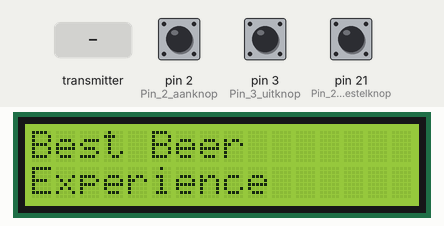
This sketch was run on a simulated Arduino Mega 2560, built with avr-gcc and run on an emulated ATmega2560. Parts: 16×2 character LCD. The test bench sets the inputs (shaded band); at power-on: pin 3 (Pin_3_uitknop) HIGH, pin 2 (Pin_2_aanknop) HIGH, pin 21 (Pin_21_bierbestelknop) HIGH. No radio packets arrive unless stated; what the sketch prints to the serial monitor is not drawn.

Above: at 1.2 s.
1.3 s: pin 3 (Pin_3_uitknop) pulled LOW for 0.15 s
At 2.5 s:
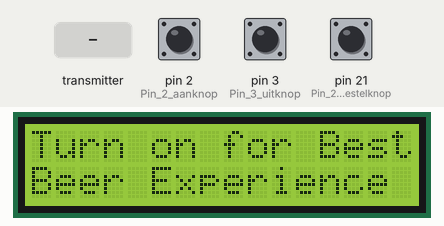
2.9 s: pin 2 (Pin_2_aanknop) pulled LOW for 0.15 s
At 4.4 s:
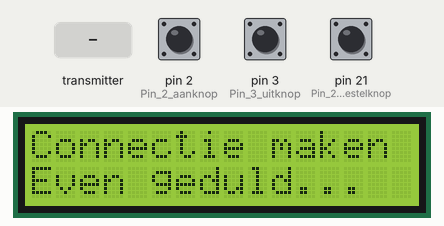
4.8 s: the transmitter starts sending msg.0 = 2
6.7 s: pin 3 (Pin_3_uitknop) pulled LOW for 1 s
At 8.0 s:
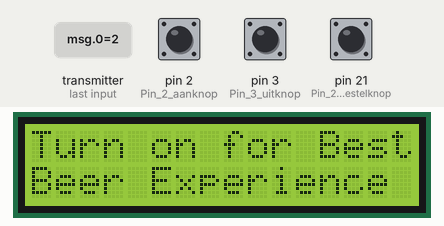
9.2 s: pin 2 (Pin_2_aanknop) pulled LOW for 1 s
At 10.5 s:
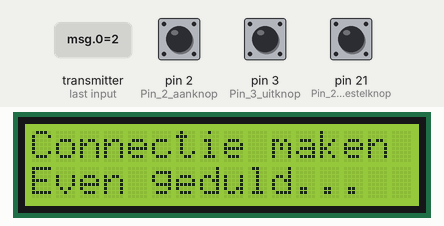
11.7 s: pin 21 (Pin_21_bierbestelknop) pulled LOW for 0.15 s
At 13.5 s:
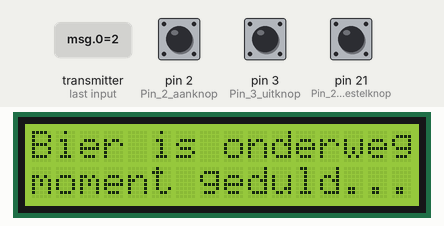
Timing chart, 0 to 15.0 s (numbered marks = the images above; inputs shaded):
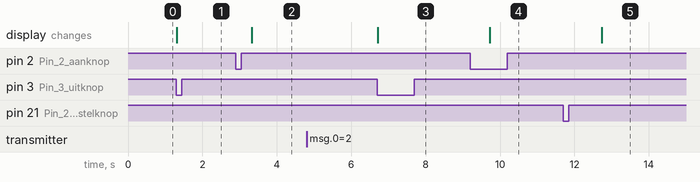

The sketch:

ArduinoMega.ino
```cpp
#include <nRF24L01.h>
#include <RF24.h>
#include <RF24_config.h>
#include <SPI.h>
#include <LiquidCrystal.h>
#include "Timer.h"

//Initialiseer radio
int msg[1];
RF24 radio(53, 48);
const uint64_t pipe = 0xE8E8F0F0E1LL;
int lastmsg = 1;
String theMessage = "";

// Initializeer de lcd scherm met de juiste output porten
// 31-rs
// 30-e
// 32~35 - d4~d7
LiquidCrystal lcd(31, 30, 32, 33, 34, 35);

/* Radio pinnen Mega
 * CSM - 48
 * MI - 50
 * MO - 51
 * SCK - 52
 * CE - 53
 * VCC - 3.3V
 * IRQ - niet gebruikt
 */

//Bool systeem status
boolean systeemIsAan = true;
boolean lcdUitMessageDisplayed = false;

//Bool bier bestelling bijhouden
boolean verstuurBierBestelling = false;

//Variabele die bijhoud hoeveel bier iedereen opheeft
int aantalBierOp = 0;

//Boolean voor bijhouden of er een bestelling is geplaatst
boolean isBestellingGeplaatst = false;

//Variabele die de sensor data bijhouden
String temperatuurSensorRead = "";
String drukSensorRead = "";

//Tijdelijke variabele die de string omzetten in int
int temperatuurSensorReadInt = 0;
int drukSensorReadInt = 0;

//Variabele die bijhoud wel scherm getoont moet worden
int huidigScherm = 0;

//Timer om lcd scherm te updaten
Timer t;

//Debounce variabelen
long debouncing_time = 500; //Debouncing Time in Milliseconds
volatile unsigned long last_micros;

void setup(void)
{
  //Begin serial op baud rate 9600
  Serial.begin(9600);

  //Begin radio als receiving
  radio.begin();
  radio.openReadingPipe(1, pipe);
  radio.startListening();

  //Begin LCD scherm
  lcd.begin(16, 2);
  lcd.setCursor(0, 0);
  lcd.print("Best Beer");
  lcd.setCursor(0, 1);
  lcd.print("Experience");
  lcd.setCursor(0, 0);

  // Init knoppen als input
  pinMode(2, INPUT_PULLUP);	   // Pin 2 aanknop
  pinMode(3, INPUT_PULLUP);	   // Pin 3 uitknop
  pinMode(21, INPUT_PULLUP);      //Pin 21 bierbestelknop

  //Interrupts toevoegen aan de knoppen
  attachInterrupt(0, systeemAan, FALLING );
  attachInterrupt(1, systeemUit, FALLING );
  attachInterrupt(2, debounceBestelInterrupt, FALLING );

  //Activeer timer
  t.every(5000, updateLCDScherm);
}

void loop(void)
{
  //Check of systeem aan staat
  if (systeemIsAan) {
    //Update timer
    t.update();

    //Als de uit-message op het LCD scherm stond, clear deze
    if (lcdUitMessageDisplayed) {
      //Zet reading pipe open, mocht hij net uit de uitstand komen
      radio.openReadingPipe(1, pipe);
      radio.startListening();

      lcdUitMessageDisplayed = false;
      lcd.clear();
      lcd.print("Connectie maken");
      lcd.setCursor(0, 1);
      lcd.print("Even geduld...");
    }

    //Als er een radio verbinding aanwezig is
    if (radio.available())
    {
      //Open nogmaals de pipe als receiver (mocht hij in transmitting status staan)
      radio.openReadingPipe(1, pipe);
      radio.startListening();

      //Haal de message op, zet deze in een string
      bool done = false;
      done = radio.read(msg, 1);
      char theChar = msg[0];

      //Initialisatie message
      if (msg[0] != 2)
      {
        theMessage.concat(theChar);
      }
      //Geen initialisatie message
      else
      {
        //Print de message in console
        Serial.println(theMessage);

        //Als het bericht eindigt met een t
        if (theMessage.endsWith("t"))
        {
          //Haal de T weg, print op het scherm Celcius: temperatuur
          theMessage.remove(theMessage.length() - 4);

          temperatuurSensorRead = theMessage;
        }
        //Als het bericht eindigt met een d
        else if (theMessage.endsWith("d"))
        {
          //Haal de D weg, print op het scherm Druk: druk
          theMessage.remove(theMessage.length() - 1);

          drukSensorRead = theMessage;
        }
        //Als het een ander bericht is, print in console "ruis" voor debugging
        else
        {
          Serial.println("Ruis!");
        }

        theMessage = "";
      }
    }

    //Als er op de bierbestelknop is gedrukt
    if (verstuurBierBestelling == true)
    {
      if (radio.available())
      {
        //Switch de pipe naar transmitting
        radio.openWritingPipe(pipe);

        Serial.println("Swtiching to transmitting. . .");

        //Reset bier bestel boolean
        verstuurBierBestelling = false;

        //Stuur bericht naar KeukenArduino dat bestelLED aan moet gaan
        sendStringToHoofdpaneel(String("lon"));

        //Switch de pipe weer terug naar receiving
        radio.openReadingPipe(1, pipe);
        radio.startListening();

        drukSensorReadInt = drukSensorRead.toInt();

        //Verhoog het aantal gedronken bier per filtje
        if (!isBestellingGeplaatst)
        {
          if ( drukSensorReadInt >= 100 && drukSensorReadInt <= 250)
          {
            aantalBierOp++;
          }
        }
        else {
          lcd.clear();
          lcd.print("Bier is onderweg");
          lcd.setCursor(0, 1);
          lcd.print("moment geduld...");

          while (isBestellingGeplaatst) {
            delay(100);
          }
        }
      }
    }
  }
  //Als er op de UIT knop wordt gedrukt
  else {
    //Laat standaard bericht op LCD scherm zien
    if (!lcdUitMessageDisplayed) {
      lcd.clear();
      lcd.print("Turn on for Best");
      lcd.setCursor(0, 1);
      lcd.print("Beer Experience");

      lcdUitMessageDisplayed = true;

      //Open transmitting pipe en zend bericht naar KeukenArduino om het bestelLED uit te zetten (mocht hij nog aan staan)
      radio.openWritingPipe(pipe);
      sendStringToHoofdpaneel("suit");
    }
    delay(1000);
  }
}

void sendStringToHoofdpaneel(String message) {

  //Haal de message op die verstuurd moet worden, en converteer deze
  for (int i = 0; i < message.length(); i++)
  {
    int charToSend[1];
    charToSend[0] = message.charAt(i);
    radio.write(charToSend, 1);
    Serial.print(message.charAt(i));
  }
  Serial.println("");

  //Verstuur het bericht en stuur de "terminate string"
  msg[0] = 2;
  radio.write(msg, 1);

  //Zet radio even uit om noise te voorkomen
  radio.powerDown();
  delay(1000);
  radio.powerUp();
}

//Interrupt van de aanknop
void systeemAan() {
  systeemIsAan = true;
}

//Interrupt van de uitknop
void systeemUit() {
  systeemIsAan = false;

  //Reset variabelen
  huidigScherm = 0;
  aantalBierOp = 0;
  isBestellingGeplaatst = false;
  temperatuurSensorRead = "";
  drukSensorRead = "";
}


void debounceBestelInterrupt() {
  if ((long)(micros() - last_micros) >= debouncing_time * 1000) {
    bierBestel();
    last_micros = micros();
  }
}

//Interrupt van de bierbestelknop
void bierBestel() {
  verstuurBierBestelling = !verstuurBierBestelling;
  isBestellingGeplaatst = !isBestellingGeplaatst;
}

void updateLCDScherm() {
  if (temperatuurSensorRead != "" && drukSensorRead != "")
  {
    lcd.clear();

    switch (huidigScherm) {
      case 0:
        lcd.print("Bierfiltje 1 is");
        lcd.setCursor(0, 1);
        lcd.print(temperatuurSensorRead + " graden C");
        break;

      case 1:
        lcd.print("Bierfiltje 1 is");
        lcd.setCursor(0, 1);

        temperatuurSensorReadInt = temperatuurSensorRead.toInt();

        if (temperatuurSensorReadInt <= 0)
        {
          lcd.print("bevroren");
        }
        else if (temperatuurSensorReadInt >= 1 && temperatuurSensorReadInt <= 10)
        {
          lcd.print("perfecte temp.");
        }
        else if (temperatuurSensorReadInt > 10 && temperatuurSensorReadInt <= 15)
        {
          lcd.print("lauw");
        }
        else
        {
          lcd.print("te warm");
        }
        break;

      case 2:
        temperatuurSensorReadInt = temperatuurSensorRead.toInt();

        if (temperatuurSensorReadInt <= 0)
        {
          lcd.print("Bierfiltje 1 kan");
          lcd.setCursor(0, 1);
          lcd.print("rustig aan doen");
        }
        else if (temperatuurSensorReadInt > 0 && temperatuurSensorReadInt <= 10)
        {
          lcd.print("Bierfiltje 1 kan");
          lcd.setCursor(0, 1);
          lcd.print("nu genieten");
        }
        else if (temperatuurSensorReadInt > 10 && temperatuurSensorReadInt <= 15)
        {
          lcd.print("Bierfiltje 1");
          lcd.setCursor(0, 1);
          lcd.print("moet doordrinken");
        }
        else
        {
          lcd.print("Bierfiltje 1 is");
          lcd.setCursor(0, 1);
          lcd.print("verpest");
        }
        break;

      case 3:
        lcd.print("Persoon 1 heeft");
        lcd.setCursor(0, 1);
        lcd.print(String(aantalBierOp) + " bier op");

        break;

      case 4:
        if (aantalBierOp < 2)
        {
          lcd.print("Persoon 1 is");
          lcd.setCursor(0, 1);
          lcd.print("nuchter");
        }
        else if (aantalBierOp >= 2 && aantalBierOp <= 7)
        {
          lcd.print("Persoon 1 is");
          lcd.setCursor(0, 1);
          lcd.print("aangeschoten");
        }
        else if (aantalBierOp > 7 && aantalBierOp <= 15 )
        {
          lcd.print("Persoon 1 is");
          lcd.setCursor(0, 1);
          lcd.print("dronken");
        }
        else if (aantalBierOp > 15 )
        {
          lcd.print("Persoon 1 is in");
          lcd.setCursor(0, 1);
          lcd.print("levensgevaar");
        }

        break;
    }
  }

  if (huidigScherm < 4 )
  {
    huidigScherm++;
  }
  else
  {
    huidigScherm = 0;
  }

}
```

Measured:
- after the input at 1.3 s, the display: changes at once (image 1)
- after the input at 2.9 s, the display: changes after 0.42 s (image 2)
- after the input at 4.8 s, every drawn part: stays the same
- after the input at 6.7 s, the display: changes at once (image 3)
- after the input at 9.2 s, the display: changes after 0.52 s (image 4)
- after the input at 11.7 s, the display: changes after 1.0 s (image 5)
